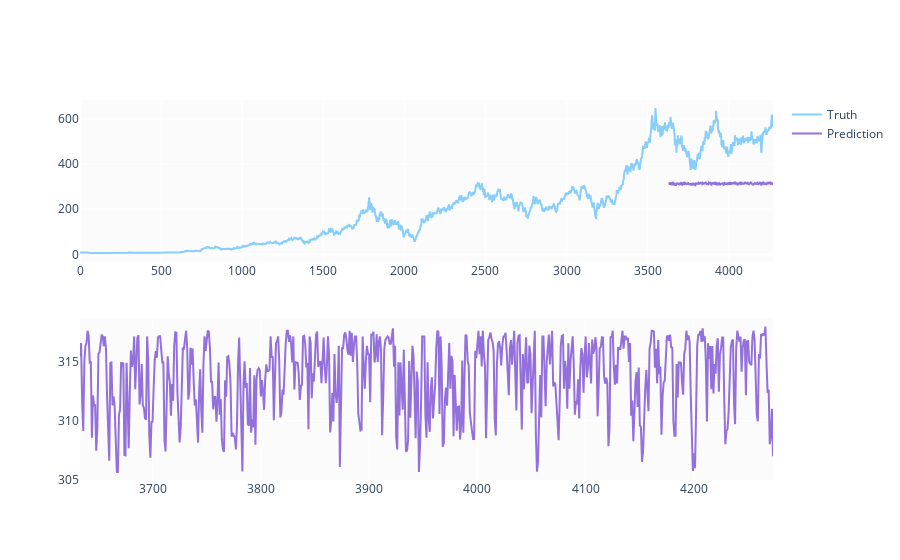

Notebook code cell kept with this figure:
### Code cell
predicted_prices = df.loc[test_split_idx+1:].copy()
predicted_prices['Close Price'] = y_pred
predicted_prices.head()

fig = make_subplots(rows=2, cols=1)
fig.add_trace(go.Scatter(x=temp.index, y=df['Close Price'],
                         name='Truth',
                         marker_color='LightSkyBlue'), row=1, col=1)

fig.add_trace(go.Scatter(x=predicted_prices.index,
                         y=predicted_prices['Close Price'],
                         name='Prediction',
                         marker_color='MediumPurple'), row=1, col=1)

fig.add_trace(go.Scatter(x=predicted_prices.index,
                         y=y_pred,
                         marker_color='MediumPurple',
                         showlegend=False), row=2, col=1)

fig.show()

### Figure 1 — Plotly figure (JSON) as saved in the notebook; plotly's stock layout.template omitted (floating-point values rounded to 4 significant figures; data arrays with more than 128 entries replaced by an {"elided": "..."} marker saying what was removed)
{"data": [{"marker": {"color": "LightSkyBlue"}, "name": "Truth", "type": "scatter", "x": {"elided": "4274 int values"}, "xaxis": "x", "y": {"elided": "4274 float values"}, "yaxis": "y"}, {"marker": {"color": "MediumPurple"}, "name": "Prediction", "type": "scatter", "x": {"elided": "641 int values"}, "xaxis": "x", "y": {"elided": "641 float values"}, "yaxis": "y"}, {"marker": {"color": "MediumPurple"}, "showlegend": false, "type": "scatter", "x": {"elided": "641 int values"}, "xaxis": "x2", "y": {"elided": "641 float values"}, "yaxis": "y2"}], "layout": {"xaxis": {"anchor": "y", "domain": [0, 1]}, "xaxis2": {"anchor": "y2", "domain": [0, 1]}, "yaxis": {"anchor": "x", "domain": [0.575, 1]}, "yaxis2": {"anchor": "x2", "domain": [0, 0.425]}}}
